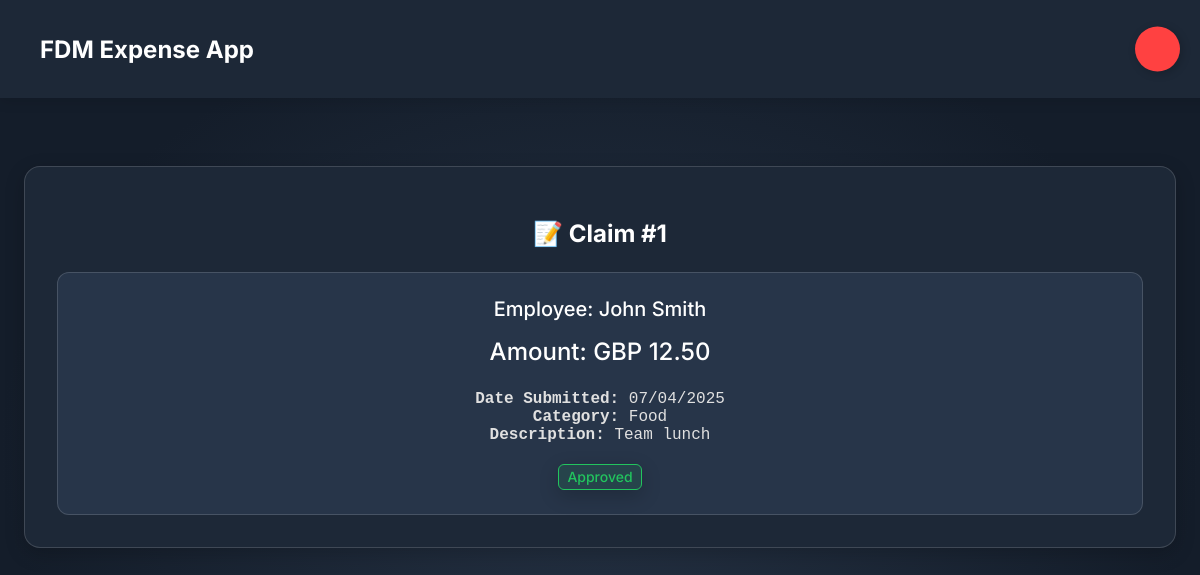
Page /php/view_claim.php?id=1 (signed in) on the committed database.
### tables this page shows
CREATE TABLE `expense_claims` (
  `claimId` int(11) NOT NULL,
  `employeeId` int(11) NOT NULL,
  `amount` decimal(10,2) NOT NULL,
  `description` varchar(255) NOT NULL,
  `category` varchar(50) NOT NULL,
  `status` enum('Pending','Approved','Rejected','Reimbursed') DEFAULT 'Pending',
  `date` timestamp NOT NULL DEFAULT current_timestamp(),
  `evidenceFile` varchar(255) NOT NULL,
  `receipt` varchar(255) NOT NULL,
  `currency` varchar(5) DEFAULT NULL
);

CREATE TABLE `employees` (
  `employeeId` int(11) NOT NULL,
  `firstName` varchar(50) NOT NULL,
  `lastName` varchar(50) NOT NULL,
  `email` varchar(100) NOT NULL,
  `role` enum('Employee','Manager','Admin','Finance') NOT NULL DEFAULT 'Employee',
  `username` varchar(50) NOT NULL,
  `passwordHash` varchar(255) NOT NULL,
  `manager` int(11) DEFAULT NULL,
  `loggedIn` date DEFAULT current_timestamp(),
  `created_at` timestamp NOT NULL DEFAULT current_timestamp()
);

### php/view_claim.php (the view, shortened to what this page needs)
<?php
$conn = DatabaseManager::getInstance()->getConnection();
$claimId = $_GET['id'];
$sql = "SELECT expense_claims.*, employees.firstName, employees.lastName
        FROM expense_claims
        INNER JOIN employees ON expense_claims.employeeId = employees.employeeId
        WHERE expense_claims.claimId = :claimId";
$stmt = $conn->prepare($sql);
$stmt->bindParam(':claimId', $claimId, PDO::PARAM_INT);
$stmt->execute();
$claim = $stmt->fetch(PDO::FETCH_ASSOC);
?>
<!DOCTYPE html>
<html lang="en">
<head>
    <link rel="stylesheet" href="../css/style.css">
</head>
<body>
    <div class="container">
        <nav class="navbar">
            <div class="logo">FDM Expense App</div>
            <div class="nav-links">
                <form method="POST" action="../php/logout.php">
                    <button class="Btn" type="submit">
                    </button>
                </form>
            </div>
        </nav>
        <br>
        <section class="weather-map">
            <?php if ($claim): ?>
                <h1 style='text-align:center;'>📝 Claim #<?= $claim['claimId'] ?></h1>
                <div class='report' style='text-align: center;'>
                    <h4>Employee: <?= htmlspecialchars($claim['firstName'] . ' ' . $claim['lastName']) ?></h4>
                    <h3>Amount: <?= $claim['currency'] . ' ' . number_format($claim['amount'], 2) ?></h3>
                    <p><strong>Date Submitted:</strong> <?= date("d/m/Y", strtotime($claim['date'])) ?></p>
                    <p><strong>Category:</strong> <?= htmlspecialchars($claim['category']) ?></p>
                    <p><strong>Description:</strong> <?= htmlspecialchars($claim['description']) ?></p>
                    <br>
                    <?php if ($claim['status'] === 'Pending'): ?>
                        <div class='badges'><button class='blue'>Pending Approval</button></div><br>
                        <a href='approve_claim.php?id=<?= $claim['claimId'] ?>'>
                            <button style='margin-right: 10px;'>Accept Claim</button>
                        </a>
                        <a href='reject_claim.php?id=<?= $claim['claimId'] ?>'>
                            <button>Reject Claim</button>
                        </a>
                    <?php elseif ($claim['status'] === 'Rejected'): ?>
                        <div class='badges'><button class='red'>Rejected</button></div>
                    <?php elseif ($claim['status'] === 'Approved'): ?>
                        <div class='badges'><button class='green'>Approved</button></div>
                    <?php elseif ($claim['status'] === 'Reimbursed'): ?>
                        <div class='badges'><button class='purple'>Reimbursed</button></div>
                    <?php endif; ?>
                </div>
            <?php else: ?>
                <p style="text-align:center;">Claim not found or you do not have permission to view it.</p>
            <?php endif; ?>
        </section>
    </div>
</body>
</html>

### css/style.css (style rules this page uses)
body { background-color: #121826; color: #ffffff; font-family: 'Inter', sans-serif; margin: 0; padding: 0; background: radial-gradient(50% 50% at 50% 50%, #253244 0%, #141D2A 100%); min-height: 100vh; }
.container { display: grid; grid-template-columns: repeat(12, 1fr); gap: 24px; padding: 24px; margin-top: 98px; max-width: 1440px; margin-left: auto; margin-right: auto; }
.navbar { width: 100%; height: 98px; background: #1D2837; display: flex; align-items: center; padding: 0 40px; position: fixed; top: 0; left: 0; right: 0; z-index: 10; box-shadow: 0px 4px 12px rgba(0, 0, 0, 0.1); }
.navbar .logo { color: #FFF; font-size: 24px; font-weight: 700; }
button { color: #FFF; font-family: Inter; font-size: 20px; font-weight: 500; cursor: pointer; border-radius: 16px; border: 1px solid rgba(255, 255, 255, 0.15); background: #2C3C54; box-shadow: 0px 6px 20px rgba(0, 0, 0, 0.2); }
.badges { display: flex; flex-direction: column; gap: 1rem; align-items: center; flex-wrap: wrap; justify-content: center; }
.badges > button { font-size: 0.875rem; line-height: 1.25rem; padding: 2px .5rem; cursor: pointer; border: none; border-radius: 0.375rem; outline: none; }
.badges .green { background-color: rgba(34, 197, 94, 0.10); color: rgb(34 197 94); border: 1px rgb(34 197 94) solid; }
.weather-map, .active-alerts { grid-column: span 12; border-radius: 16px; border: 1px solid rgba(255, 255, 255, 0.15); background: #1D2837; padding: 32px; box-shadow: 0px 6px 20px rgba(0, 0, 0, 0.2); }
.weather-map h3, .active-alerts h3 { margin: 0 0 24px 0; font-size: 24px; font-weight: 500; }
.report { border-radius: 12px; border: 1px solid rgba(255, 255, 255, 0.15); background: #273549; padding: 24px; margin-top: 24px; }
.report h4 { margin: 0 0 16px 0; font-size: 20px; font-weight: 500; }
.report p { font-family: monospace; font-size: 16px; margin: 0; color: #e0e0e0; }
.Btn { display: flex; align-items: center; justify-content: center; width: 45px; height: 45px; border: none; border-radius: 50%; cursor: pointer; position: relative; overflow: hidden; transition: width 0.3s, border-radius 0.3s, justify-content 0.3s; box-shadow: 2px 2px 10px rgba(0, 0, 0, 0.199); background-color: rgb(255, 65, 65); padding: 0 8px; position: fixed; right: 20px; transform: translateY(-50%); }

### rows in the picture
expense_claims: claimId "1", employeeId.lastName "John Smith", currency "GBP", amount "12.50", date "07/04/2025", category "Food", description "Team lunch"
